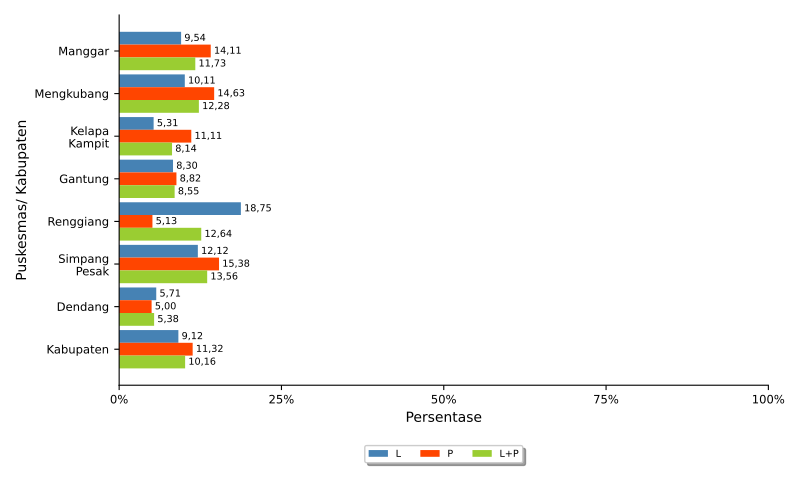

Reproduce this figure in Python.
import numpy as np
import matplotlib.pyplot as plt
import pandas
from textwrap import wrap
from matplotlib.ticker import FuncFormatter
import locale
# locale.setlocale(locale.LC_ALL, 'id_ID.UTF8')
locale.setlocale(locale.LC_ALL, 'Indonesian_indonesia.1252')

import sys, os, inspect
currentdir = os.path.dirname(os.path.abspath(inspect.getfile(inspect.currentframe())))
parentdir = os.path.dirname(currentdir)
sys.path.insert(0, parentdir)

berkasData = currentdir +'\\bab_05_13_dataBBLR.csv'
berkasSimpan = currentdir +'\\bab_05_13_BBLR.pdf'
# judulDiagram = 'Sebaran BBLR\nTahun 2021'
sumbuX = 'Persentase'
sumbuY = 'Puskesmas/ Kabupaten'
tickerSumbuX = np.arange(0,110,25)

# read data file
colnames = ['puskesmas','L','P','LP']
data = pandas.read_csv(berkasData, names=colnames, sep=';')
puskesmas = data.puskesmas.tolist()
bar1 = data.L.tolist()
bar2 = data.P.tolist()
bar3 = data.LP.tolist()

ind = np.arange(len(puskesmas))  # the x locations for the groups
width = 0.3       # the width of the bars
widthDL = 0.5      # spacing for data labels

# make bars
fig, ax = plt.subplots()
rects1 = ax.barh(ind, bar1, width, color='steelblue', label='L')
rects2 = ax.barh(ind + width, bar2, width, color='orangered', label = 'P')
rects3 = ax.barh(ind + 2*width, bar3, width, color='yellowgreen', label = 'L+P')

# add some text for labels, title and axes ticks
# ax.set_title(judulDiagram)
ax.set_xlabel(sumbuX)
ax.set_xticks(tickerSumbuX)
ax.xaxis.set_major_formatter(FuncFormatter(lambda x, pos: "{:n}%".format(x)))

ax.set_ylabel(sumbuY)
ax.set_yticks(ind+width)
ax.set_yticklabels(list([ '\n'.join(wrap(l, 10)) for l in puskesmas ]))
ax.invert_yaxis()

ax.tick_params(axis='both', which='major', labelsize='small')
ax.spines['top'].set_visible(False)
ax.spines['right'].set_visible(False)

# make legend box
box = ax.get_position()
ax.set_position([box.x0, box.y0 + box.height * 0.1, box.width, box.height * 0.9])
ax.legend(fontsize='x-small', loc='upper center', bbox_to_anchor=(0.5, -0.15), fancybox=True, shadow=True, ncol=3)

# add data label
for i, v in enumerate(bar1):
    ax.text(v + widthDL, i, locale.format_string("%.2f", v), ha='left', va='center', fontsize='x-small')
for i, v in enumerate(bar2):
    ax.text(v + widthDL, i + width, locale.format_string("%.2f", v), ha='left', va='center', fontsize='x-small')
for i, v in enumerate(bar3):
    ax.text(v + widthDL, i + 2*width, locale.format_string("%.2f", v), ha='left', va='center', fontsize='x-small')

# finishing
pyrfig = plt.figure(1)
pyrfig.set_figwidth(8)
pyrfig.set_figheight(5)
# tight_layout to make consistent size
# adjust subplot to make room for legend
fig.subplots_adjust(bottom=-0.15)
plt.tight_layout()
plt.savefig(berkasSimpan)
plt.close(pyrfig)
# plt.show()
